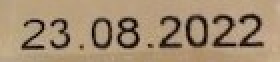
#> input picture img/exp_date.jpg, 140 x 31 px (shown 2 times larger)
$ python recommender.py
#> lines starting #> are read from the running program, lines starting #| are printed output that depends on the picture; after the words box and inside, x2 and y2 are one past the last pixel; in counts of white or black regions, pixels touching at a corner belong together
from PIL import Image
import pytesseract
import cv2
import re
import numpy as np
import os
import matplotlib.pyplot as plt

# pytesseract.pytesseract.tesseract_cmd = r'<full_path_to_your_tesseract_executable>'

IMAGE_PATH = os.getcwd() + "/img/exp_date.jpg"

img = cv2.imread(IMAGE_PATH)
#> img is the input picture: shape (31, 140, 3); mean B, G, R 113.3, 140.4, 163

# Convert to graycsale
img = cv2.cvtColor(img, cv2.COLOR_BGR2GRAY)
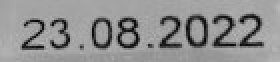
#> img: shape (31, 140) (shown 2 times larger); min 5, max 184, mean 144
# Blur the image for better edge detection
img = cv2.GaussianBlur(img, (3,3), cv2.BORDER_DEFAULT)
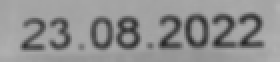
#> img: shape (31, 140) (shown 2 times larger); min 37, max 179, mean 144

img = cv2.threshold(img, 0, 255, cv2.THRESH_BINARY + cv2.THRESH_OTSU)[1]
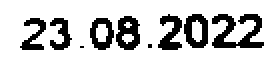
#> img: shape (31, 140) (shown 2 times larger); 78.9% white; 9 black regions (2 under 20 px), largest, box (x1, y1, x2, y2) and area: (106, 7, 132, 24) 231, (58, 8, 70, 25) 135, (92, 7, 104, 24) 127

kernel = np.ones((1,1),np.uint8)
img = cv2.morphologyEx(img, cv2.MORPH_OPEN, kernel)

img = cv2.Canny(img, 100, 200)
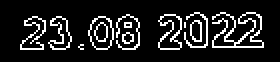
#> img: shape (31, 140) (shown 2 times larger); 13% white in thin lines or dots, all inside (x1, y1, x2, y2) = (10, 6, 132, 25)

#> (the run stopped early here; a loop or call above may not have finished)

$ run again, with img/sample.jpg copied over img/exp_date.jpg
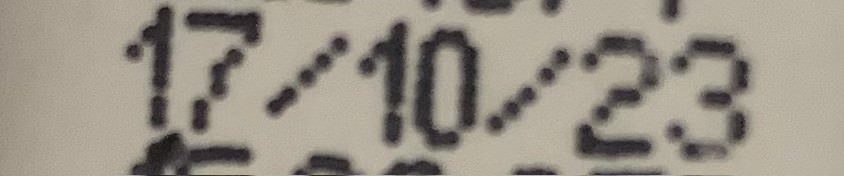
#> input picture img/sample.jpg, 844 x 176 px
#> img is the input picture: shape (176, 844, 3); mean B, G, R 134.1, 146.3, 153.1
#> `img = cv2.threshold(img, 0, 255, cv2.THRESH_BINARY + cv2.THRESH_OTSU)[1]`:
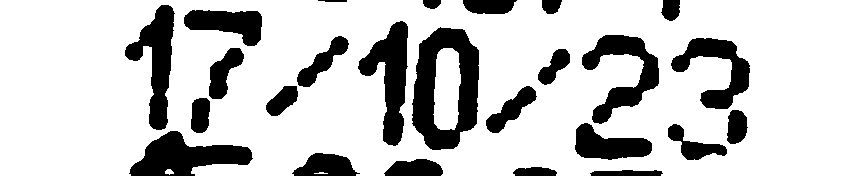
#> img: shape (176, 844); 78.5% white; 25 black regions, largest, box (x1, y1, x2, y2) and area: (412, 27, 479, 150) 4743, (129, 131, 253, 176) 3062, (358, 21, 408, 146) 2967
#> `img = cv2.Canny(img, 100, 200)`:
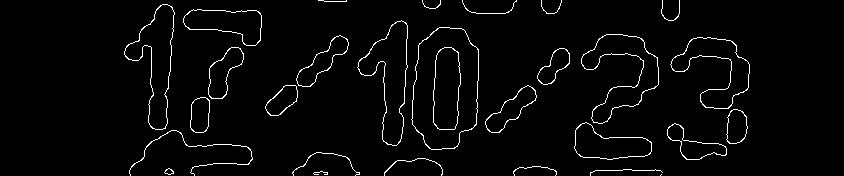
#> img: shape (176, 844); 2.9% white in thin lines or dots, all inside (x1, y1, x2, y2) = (124, 0, 750, 176)
